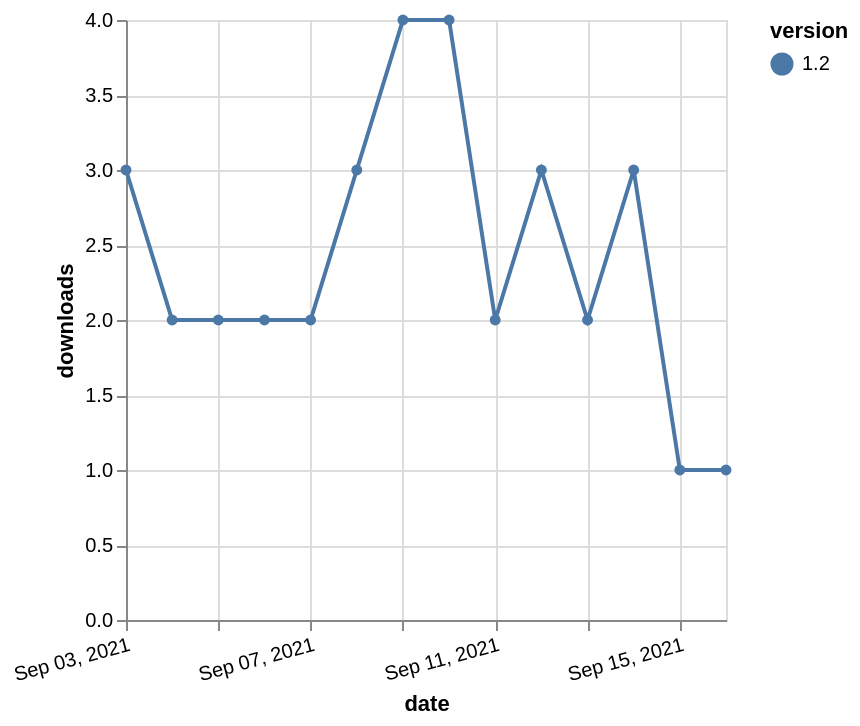

Specify this chart in Vega-Lite:
### Vega-Lite specification from a JSON file in a GitHub repository (floating-point values rounded to 4 significant figures)
{"$schema": "https://vega.github.io/schema/vega-lite/v5.json", "description": "A simple bar chart with embedded data.", "data": {"values": [{"date": "2021-09-03", "total": 2771, "delta": 3, "version": "1.2"}, {"date": "2021-09-04", "total": 2773, "delta": 2, "version": "1.2"}, {"date": "2021-09-05", "total": 2775, "delta": 2, "version": "1.2"}, {"date": "2021-09-06", "total": 2777, "delta": 2, "version": "1.2"}, {"date": "2021-09-07", "total": 2779, "delta": 2, "version": "1.2"}, {"date": "2021-09-08", "total": 2782, "delta": 3, "version": "1.2"}, {"date": "2021-09-09", "total": 2786, "delta": 4, "version": "1.2"}, {"date": "2021-09-10", "total": 2790, "delta": 4, "version": "1.2"}, {"date": "2021-09-11", "total": 2792, "delta": 2, "version": "1.2"}, {"date": "2021-09-12", "total": 2795, "delta": 3, "version": "1.2"}, {"date": "2021-09-13", "total": 2797, "delta": 2, "version": "1.2"}, {"date": "2021-09-14", "total": 2800, "delta": 3, "version": "1.2"}, {"date": "2021-09-15", "total": 2801, "delta": 1, "version": "1.2"}, {"date": "2021-09-16", "total": 2802, "delta": 1, "version": "1.2"}]}, "width": "container", "mark": {"type": "line", "point": {"filled": true}}, "encoding": {"x": {"field": "date", "type": "temporal", "timeUnit": "yearmonthdate", "title": "date", "axis": {"labelAngle": -15}}, "y": {"field": "delta", "type": "quantitative", "title": "downloads"}, "color": {"field": "version", "type": "nominal"}, "tooltip": {"field": "delta"}}}
